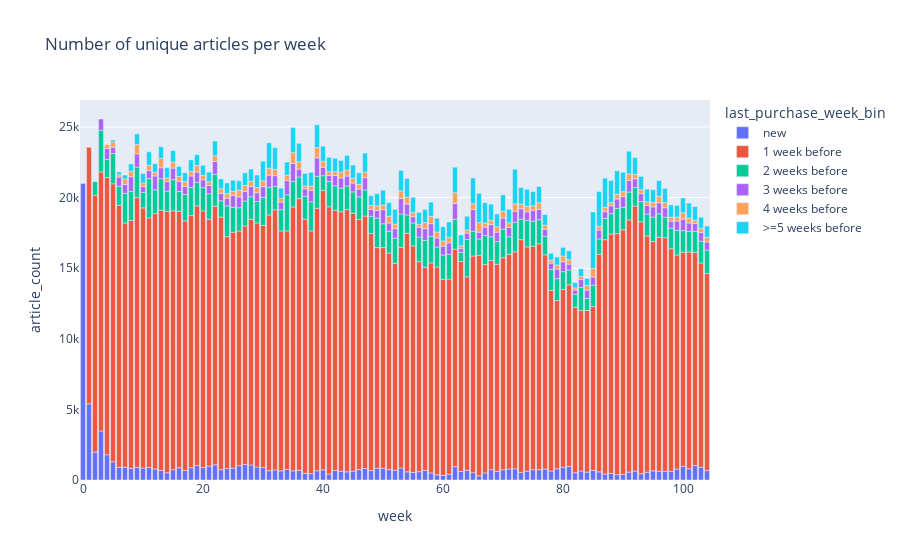

The notebook cell saved with this chart:
### Markdown cell above
We see that the variance is highest for shoes, and upper/lower/full garments. There are also quite a few outliers for garments potentially due to high-end products in this group

The training data consists of 2 years of data which is huge. The goal is to only predict the purchases at the end of this 2 year period. We will visualize the sales of articles in a given week grouped by the last purchased week. This is to check if any items which were last purchased much earlier get purchased even after a long duration

### Code cell
sales_per_week = sales.groupby(['article_id', 'week'], as_index=False).agg(unit_sales=('price', 'size')).sort_values('week')
sales_per_week['last_purchase_week'] = sales_per_week.groupby('article_id').week.diff()
sales_per_week.loc[sales_per_week.last_purchase_week.isna(), 'last_purchase_week'] = 0
sales_per_week['last_purchase_week_bin'] = pd.cut(sales_per_week.last_purchase_week, bins=[0, 1, 2, 3, 4, 5, 105], labels=['new', '1 week before', '2 weeks before', '3 weeks before', '4 weeks before', '>=5 weeks before'], right=False)
sales_per_week = sales_per_week.groupby(['week', 'last_purchase_week_bin'], observed=False).agg(unit_sales=('unit_sales', 'sum'), article_count=('article_id', pd.Series.nunique)).reset_index()
sales_per_week['unit_sales_pct'] = sales_per_week['unit_sales']/sales_per_week.groupby('week').unit_sales.transform('sum')*100

# Plot stacked bar plot
px.bar(sales_per_week, x='week', y='article_count', color='last_purchase_week_bin', title='Number of unique articles per week')

### Figure 1 — Plotly figure (JSON) as saved in the notebook; plotly's stock layout.template omitted (floating-point values rounded to 4 significant figures)
{"data": [{"alignmentgroup": "True", "hovertemplate": "last_purchase_week_bin=new<br>week=%{x}<br>article_count=%{y}<extra></extra>", "legendgroup": "new", "marker": {"color": "#636efa", "pattern": {"shape": ""}}, "name": "new", "offsetgroup": "new", "orientation": "v", "showlegend": true, "textposition": "auto", "type": "bar", "x": [0, 1, 2, 3, 4, 5, 6, 7, 8, 9, 10, 11, 12, 13, 14, 15, 16, 17, 18, 19, 20, 21, 22, 23, 24, 25, 26, 27, 28, 29, 30, 31, 32, 33, 34, 35, 36, 37, 38, 39, 40, 41, 42, 43, 44, 45, 46, 47, 48, 49, 50, 51, 52, 53, 54, 55, 56, 57, 58, 59, 60, 61, 62, 63, 64, 65, 66, 67, 68, 69, 70, 71, 72, 73, 74, 75, 76, 77, 78, 79, 80, 81, 82, 83, 84, 85, 86, 87, 88, 89, 90, 91, 92, 93, 94, 95, 96, 97, 98, 99, 100, 101, 102, 103, 104], "xaxis": "x", "y": [21005, 5394, 1980, 3475, 1788, 1296, 897, 900, 832, 897, 853, 895, 783, 672, 510, 733, 862, 672, 869, 1021, 887, 985, 1073, 731, 813, 842, 1013, 1104, 1063, 926, 888, 658, 714, 648, 743, 647, 687, 475, 448, 653, 718, 429, 683, 621, 578, 632, 736, 816, 666, 834, 837, 735, 697, 856, 580, 530, 591, 691, 501, 365, 328, 417, 945, 607, 686, 522, 295, 497, 733, 617, 729, 785, 800, 538, 625, 730, 732, 775, 641, 789, 906, 963, 510, 639, 561, 683, 576, 424, 462, 378, 399, 555, 634, 441, 548, 652, 620, 622, 609, 776, 974, 794, 1022, 913, 667], "yaxis": "y"}, {"alignmentgroup": "True", "hovertemplate": "last_purchase_week_bin=1 week before<br>week=%{x}<br>article_count=%{y}<extra></extra>", "legendgroup": "1 week before", "marker": {"color": "#EF553B", "pattern": {"shape": ""}}, "name": "1 week before", "offsetgroup": "1 week before", "orientation": "v", "showlegend": true, "textposition": "auto", "type": "bar", "x": [0, 1, 2, 3, 4, 5, 6, 7, 8, 9, 10, 11, 12, 13, 14, 15, 16, 17, 18, 19, 20, 21, 22, 23, 24, 25, 26, 27, 28, 29, 30, 31, 32, 33, 34, 35, 36, 37, 38, 39, 40, 41, 42, 43, 44, 45, 46, 47, 48, 49, 50, 51, 52, 53, 54, 55, 56, 57, 58, 59, 60, 61, 62, 63, 64, 65, 66, 67, 68, 69, 70, 71, 72, 73, 74, 75, 76, 77, 78, 79, 80, 81, 82, 83, 84, 85, 86, 87, 88, 89, 90, 91, 92, 93, 94, 95, 96, 97, 98, 99, 100, 101, 102, 103, 104], "xaxis": "x", "y": [null, 18173, 18180, 18343, 19635, 19680, 18561, 17303, 17550, 19099, 18420, 17665, 18083, 18430, 18523, 18326, 18171, 17668, 17857, 18395, 18172, 17487, 18318, 17885, 16423, 16704, 16621, 16890, 17397, 17278, 17138, 18110, 18420, 16991, 16895, 18689, 19235, 17990, 17197, 18587, 19787, 18919, 18420, 18374, 18569, 18268, 17710, 17876, 16793, 15626, 15624, 15335, 14655, 15622, 16883, 16052, 14875, 14377, 14873, 14717, 13894, 13809, 15401, 14870, 13703, 15341, 15613, 14761, 14812, 14662, 15012, 15191, 15360, 16484, 15884, 15808, 15997, 15174, 12794, 11926, 12588, 12866, 11732, 11367, 11447, 11596, 15409, 16594, 16957, 17071, 17317, 17865, 18769, 17845, 16738, 16247, 16569, 16537, 15770, 15157, 15156, 15356, 15086, 14455, 13957], "yaxis": "y"}, {"alignmentgroup": "True", "hovertemplate": "last_purchase_week_bin=2 weeks before<br>week=%{x}<br>article_count=%{y}<extra></extra>", "legendgroup": "2 weeks before", "marker": {"color": "#00cc96", "pattern": {"shape": ""}}, "name": "2 weeks before", "offsetgroup": "2 weeks before", "orientation": "v", "showlegend": true, "textposition": "auto", "type": "bar", "x": [0, 1, 2, 3, 4, 5, 6, 7, 8, 9, 10, 11, 12, 13, 14, 15, 16, 17, 18, 19, 20, 21, 22, 23, 24, 25, 26, 27, 28, 29, 30, 31, 32, 33, 34, 35, 36, 37, 38, 39, 40, 41, 42, 43, 44, 45, 46, 47, 48, 49, 50, 51, 52, 53, 54, 55, 56, 57, 58, 59, 60, 61, 62, 63, 64, 65, 66, 67, 68, 69, 70, 71, 72, 73, 74, 75, 76, 77, 78, 79, 80, 81, 82, 83, 84, 85, 86, 87, 88, 89, 90, 91, 92, 93, 94, 95, 96, 97, 98, 99, 100, 101, 102, 103, 104], "xaxis": "x", "y": [null, null, 970, 2953, 1280, 2146, 1341, 2097, 2060, 2162, 1093, 2781, 1686, 2238, 1422, 2208, 1405, 1881, 1999, 1667, 1640, 1796, 2261, 1155, 2181, 1769, 1650, 1760, 1602, 1520, 1990, 1960, 1661, 1505, 2559, 1801, 1537, 1629, 2052, 2268, 1048, 1788, 1731, 1673, 1671, 1503, 1616, 1858, 1215, 2089, 1687, 1542, 1772, 2359, 1310, 1617, 1739, 1897, 1884, 1418, 1712, 1750, 2113, 648, 2645, 1750, 1153, 2055, 1673, 1606, 2013, 1256, 2092, 1454, 1878, 1784, 1707, 1303, 1475, 1543, 1261, 1047, 916, 1645, 851, 1523, 1089, 1504, 1444, 1783, 1596, 1972, 1309, 1433, 1548, 1719, 1657, 1455, 1462, 1742, 1528, 1463, 1499, 1543, 1648], "yaxis": "y"}, {"alignmentgroup": "True", "hovertemplate": "last_purchase_week_bin=3 weeks before<br>week=%{x}<br>article_count=%{y}<extra></extra>", "legendgroup": "3 weeks before", "marker": {"color": "#ab63fa", "pattern": {"shape": ""}}, "name": "3 weeks before", "offsetgroup": "3 weeks before", "orientation": "v", "showlegend": true, "textposition": "auto", "type": "bar", "x": [0, 1, 2, 3, 4, 5, 6, 7, 8, 9, 10, 11, 12, 13, 14, 15, 16, 17, 18, 19, 20, 21, 22, 23, 24, 25, 26, 27, 28, 29, 30, 31, 32, 33, 34, 35, 36, 37, 38, 39, 40, 41, 42, 43, 44, 45, 46, 47, 48, 49, 50, 51, 52, 53, 54, 55, 56, 57, 58, 59, 60, 61, 62, 63, 64, 65, 66, 67, 68, 69, 70, 71, 72, 73, 74, 75, 76, 77, 78, 79, 80, 81, 82, 83, 84, 85, 86, 87, 88, 89, 90, 91, 92, 93, 94, 95, 96, 97, 98, 99, 100, 101, 102, 103, 104], "xaxis": "x", "y": [null, null, null, 795, 771, 450, 654, 630, 1037, 934, 413, 583, 983, 774, 681, 824, 716, 561, 807, 723, 555, 584, 905, 529, 541, 840, 764, 680, 728, 618, 759, 864, 759, 533, 1007, 1276, 559, 520, 805, 1306, 594, 440, 735, 722, 705, 626, 544, 860, 489, 537, 992, 586, 674, 1103, 765, 448, 697, 835, 899, 643, 627, 817, 1128, 267, 449, 1537, 488, 591, 867, 665, 801, 650, 781, 730, 598, 783, 731, 503, 446, 680, 701, 410, 297, 541, 588, 568, 626, 485, 557, 667, 756, 813, 614, 561, 606, 719, 780, 668, 490, 666, 817, 586, 560, 615, 587], "yaxis": "y"}, {"alignmentgroup": "True", "hovertemplate": "last_purchase_week_bin=4 weeks before<br>week=%{x}<br>article_count=%{y}<extra></extra>", "legendgroup": "4 weeks before", "marker": {"color": "#FFA15A", "pattern": {"shape": ""}}, "name": "4 weeks before", "offsetgroup": "4 weeks before", "orientation": "v", "showlegend": true, "textposition": "auto", "type": "bar", "x": [0, 1, 2, 3, 4, 5, 6, 7, 8, 9, 10, 11, 12, 13, 14, 15, 16, 17, 18, 19, 20, 21, 22, 23, 24, 25, 26, 27, 28, 29, 30, 31, 32, 33, 34, 35, 36, 37, 38, 39, 40, 41, 42, 43, 44, 45, 46, 47, 48, 49, 50, 51, 52, 53, 54, 55, 56, 57, 58, 59, 60, 61, 62, 63, 64, 65, 66, 67, 68, 69, 70, 71, 72, 73, 74, 75, 76, 77, 78, 79, 80, 81, 82, 83, 84, 85, 86, 87, 88, 89, 90, 91, 92, 93, 94, 95, 96, 97, 98, 99, 100, 101, 102, 103, 104], "xaxis": "x", "y": [null, null, null, null, 270, 366, 165, 396, 387, 671, 256, 367, 259, 656, 254, 424, 340, 343, 320, 465, 316, 279, 405, 324, 322, 283, 482, 427, 366, 375, 412, 479, 445, 270, 386, 772, 525, 216, 303, 730, 426, 262, 259, 424, 429, 332, 327, 389, 279, 331, 334, 485, 322, 535, 507, 304, 201, 428, 518, 416, 371, 385, 758, 193, 225, 416, 680, 294, 318, 384, 481, 335, 521, 336, 394, 315, 460, 295, 218, 278, 403, 319, 150, 214, 319, 612, 263, 302, 217, 337, 347, 476, 318, 283, 263, 329, 466, 354, 277, 274, 450, 350, 235, 297, 321], "yaxis": "y"}, {"alignmentgroup": "True", "hovertemplate": "last_purchase_week_bin=>=5 weeks before<br>week=%{x}<br>article_count=%{y}<extra></extra>", "legendgroup": ">=5 weeks before", "marker": {"color": "#19d3f3", "pattern": {"shape": ""}}, "name": ">=5 weeks before", "offsetgroup": ">=5 weeks before", "orientation": "v", "showlegend": true, "textposition": "auto", "type": "bar", "x": [0, 1, 2, 3, 4, 5, 6, 7, 8, 9, 10, 11, 12, 13, 14, 15, 16, 17, 18, 19, 20, 21, 22, 23, 24, 25, 26, 27, 28, 29, 30, 31, 32, 33, 34, 35, 36, 37, 38, 39, 40, 41, 42, 43, 44, 45, 46, 47, 48, 49, 50, 51, 52, 53, 54, 55, 56, 57, 58, 59, 60, 61, 62, 63, 64, 65, 66, 67, 68, 69, 70, 71, 72, 73, 74, 75, 76, 77, 78, 79, 80, 81, 82, 83, 84, 85, 86, 87, 88, 89, 90, 91, 92, 93, 94, 95, 96, 97, 98, 99, 100, 101, 102, 103, 104], "xaxis": "x", "y": [null, null, null, null, null, 140, 202, 273, 519, 750, 663, 952, 609, 835, 726, 819, 716, 641, 823, 769, 712, 682, 1041, 701, 761, 789, 657, 890, 860, 880, 1392, 1807, 1538, 725, 925, 1771, 1298, 879, 973, 1615, 1073, 1015, 960, 818, 1032, 947, 823, 1351, 690, 866, 1055, 967, 1047, 1456, 1306, 1067, 852, 936, 1004, 978, 1002, 1100, 1807, 773, 973, 1826, 2066, 1449, 1129, 907, 1157, 958, 2456, 1180, 1212, 1009, 1159, 753, 485, 573, 608, 620, 377, 552, 508, 3997, 2463, 2072, 1581, 1658, 1370, 1600, 1193, 940, 895, 887, 1112, 1010, 874, 831, 1051, 1065, 960, 788, 806], "yaxis": "y"}], "layout": {"barmode": "relative", "legend": {"title": {"text": "last_purchase_week_bin"}, "tracegroupgap": 0}, "title": {"text": "Number of unique articles per week"}, "xaxis": {"anchor": "y", "domain": [0, 1], "title": {"text": "week"}}, "yaxis": {"anchor": "x", "domain": [0, 1], "title": {"text": "article_count"}}}}
